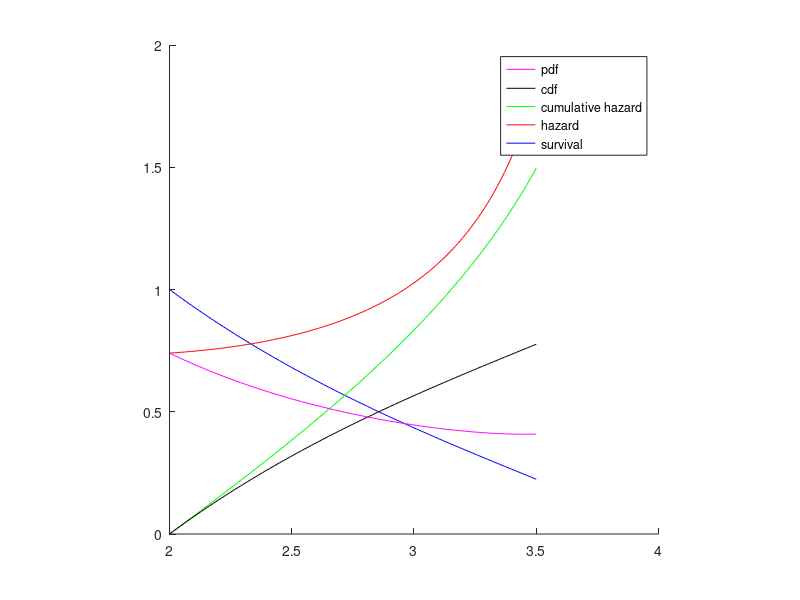

The MATLAB source for this figure:
% calculate hazard and survival for signal transfered between concentric rings 
R     = 3.5;
dr    = 0.01;
r     = 2:dr:R;
f     = @(r)r;
y     = @(r) (0.15*r.^2) -0.0087.*r -0.64;
intFR = @(r) (0.15/4).*r.^4 -(0.0087/3).*r.^3 -(0.64/2).*r.^2;
h     = @(r)  intFR(r)./(f(r)-intFR(r))+1;% the hazard function 
s     = zeros(1,numel(r));
tr    = s;
s(1)  = 1;

for rIdx = 2:numel(r)
    s(rIdx)  = exp(-trapz(r(1:rIdx),h(r(1:rIdx))));
    tr(rIdx) = trapz(r(1:rIdx),r(1:rIdx).*s(1:rIdx));
end

H   = -log(s);
F   = 1-s; % cdf
f   = (1-F).*h(r);
fig = figure;
ax  = axes('Parent',fig);
line('XData',r,'YData',s,'Color','b','Parent',ax,'DisplayName','survival');
line('XData',r,'Ydata',h(r),'Color','r','Parent',ax,'DisplayName','hazard');
line('XData',r,'YData',H,'Color','g','Parent',ax,'DisplayName','cumulative hazard');
line('XData',r,'YData',F,'Color','k','Parent',ax,'DisplayName','cdf');
line('XData',r,'YData',f,'Color','m','Parent',ax,'DisplayName','pdf');
% line('XData',r,'YData',r,'Color','y','Parent',ax,'DisplayName','line');
daspect(ax,[1 1 1]);
legend(ax,get(ax,'Children'))
